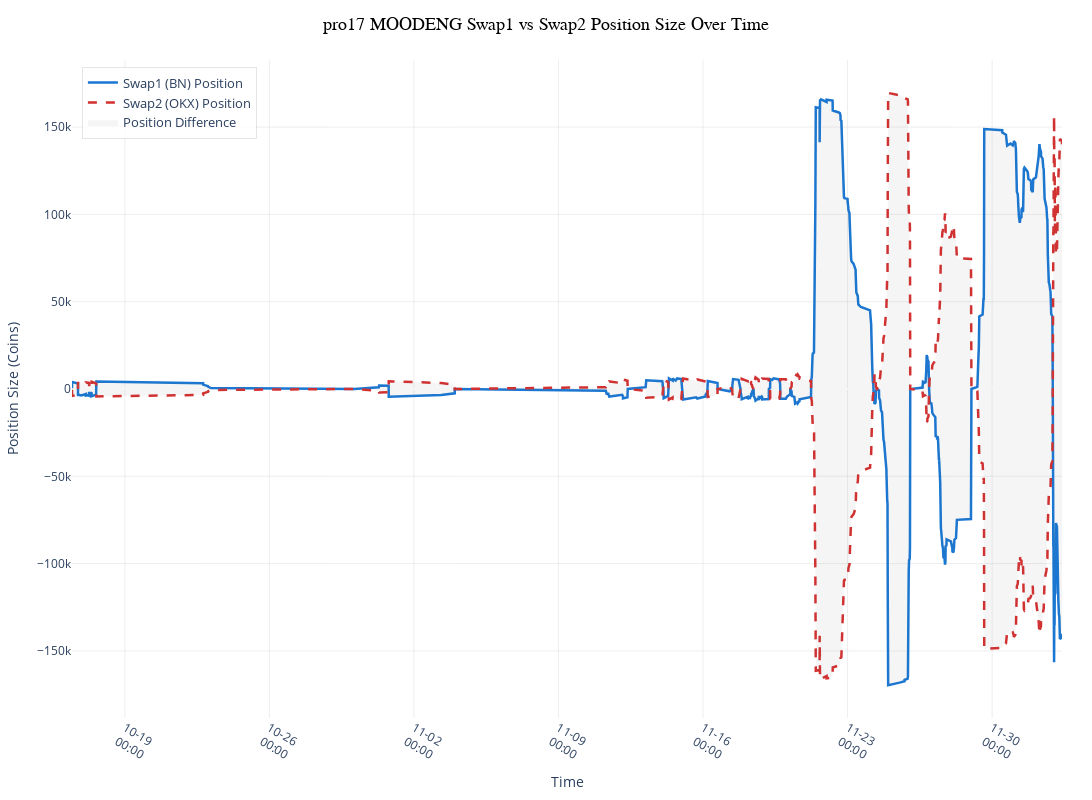

Source (notebook cell):
### Code cell
import plotly.graph_objs as go
from plotly.subplots import make_subplots
from IPython.display import display, Markdown
def parse_start_time(start_str):
    match = re.match(r'^([0-9\-:.\s]+)\s\+0800', str(start_str))
    return pd.Timestamp(match.group(1)) if match else pd.NaT

def clean_timestamp(ts):
    # 提取时间戳的主要部分（去掉CST和m=+部分）
    match = re.match(r'(\d{4}-\d{2}-\d{2}\s+\d{2}:\d{2}:\d{2}\.\d+)', str(ts))
    if match:
        return match.group(1)
    return ts

df_open = df_open[df_open['start'].astype(str).str.contains(r'\d{4}-\d{2}-\d{2}')]
df_close = df_close[df_close['start'].astype(str).str.contains(r'\d{4}-\d{2}-\d{2}')]
# df_open['start'] = df_open['start'].apply(parse_start_time)
# df_close['start'] = df_close['start'].apply(parse_start_time)
# 转换时间戳为datetime对象
df_open['start'] = pd.to_datetime([clean_timestamp(ts) for ts in df_open['start']])
df_open['end'] = pd.to_datetime([clean_timestamp(ts) for ts in df_open['end']])
df_close['start'] = pd.to_datetime([clean_timestamp(ts) for ts in df_close['start']])
df_close['end'] = pd.to_datetime([clean_timestamp(ts) for ts in df_close['end']])

# 定义方向转换函数
def get_position_multiplier(side):
    if side in ['buy', 'closeShort']:
        return 1
    elif side in ['sell', 'closeLong']:
        return -1
    else:
        return 0
        
for c in ['swap2_deal_amount','swap1_deal_amount']:
    if c in df_close.columns:
        df_close[c] = pd.to_numeric(df_close[c], errors='coerce')
    if c in df_open.columns:
        df_open[c] = pd.to_numeric(df_open[c], errors='coerce')

# 创建包含 Swap1 和 Swap2 的时间序列
all_times_both = pd.concat([
    # Swap1 和 Swap2 开仓
    pd.DataFrame({
        'time': df_open['start'],
        'amount1': df_open['swap1_deal_amount'] * df_open['swap1_side'].map(get_position_multiplier),
        'amount2': df_open['swap2_deal_amount'] * df_open['swap2_side'].map(get_position_multiplier),
        'type': 'open'
    }),
    # Swap1 和 Swap2 平仓
    pd.DataFrame({
        'time': df_close['start'],
        'amount1': df_close['swap1_deal_amount'] * df_close['swap1_side'].map(get_position_multiplier),
        'amount2': df_close['swap2_deal_amount'] * df_close['swap2_side'].map(get_position_multiplier),
        'type': 'close'
    })
]).sort_values('time')

all_times_both['amount1'] = all_times_both['amount1'].astype(float)
all_times_both['amount2'] = all_times_both['amount2'].astype(float)

# 将 time 列转为 pandas 的 datetime 类型（如果还没转的话），再转为时间戳（秒）
all_times_both['time'] = pd.to_datetime(all_times_both['time'])
all_times_both['timestamp'] = all_times_both['time'].astype('int64') // 10**9  # 秒级时间戳

# 计算两个合约的累计持仓
all_times_both['cumulative_position1'] = all_times_both['amount1'].cumsum()
all_times_both['cumulative_position2'] = all_times_both['amount2'].cumsum()

# 用plotly画
fig = go.Figure()

fig.add_trace(go.Scatter(
    x=all_times_both['time'],
    y=all_times_both['cumulative_position1'],
    mode='lines',
    name='Swap1 (BN) Position',
    line=dict(color='#1976D2', width=2.5)
))

fig.add_trace(go.Scatter(
    x=all_times_both['time'],
    y=all_times_both['cumulative_position2'],
    mode='lines',
    name='Swap2 (OKX) Position',
    line=dict(color='#D32F2F', width=2.5, dash='dash')
))

# 填充仓位之间的区域
fig.add_trace(go.Scatter(
    x=pd.concat([all_times_both['time'], all_times_both['time'][::-1]]),
    y=pd.concat([all_times_both['cumulative_position1'], all_times_both['cumulative_position2'][::-1]]),
    fill='toself',
    fillcolor='rgba(128,128,128,0.08)',
    line=dict(color='rgba(255,255,255,0)'),
    hoverinfo='skip',
    name='Position Difference',
    showlegend=True
))

fig.update_layout(
    title=dict(
        text=f'{Env} {symbol} Swap1 vs Swap2 Position Size Over Time',
        font=dict(size=18, family='Arial', color='black'),
        x=0.5
    ),
    xaxis=dict(
        title='Time',
        tickformat='%m-%d<br>%H:%M',
        tickangle=30,
        showgrid=True,
        gridcolor='rgba(200,200,200,0.3)',
        type='date'
    ),
    yaxis=dict(
        title='Position Size (Coins)',
        showgrid=True,
        gridcolor='rgba(200,200,200,0.3)'
    ),
    legend=dict(
        orientation='v',
        x=0.01,
        y=0.99,
        bgcolor='rgba(255,255,255,0.8)',
        bordercolor='rgba(0,0,0,0.1)',
        borderwidth=1,
        font=dict(size=13)
    ),
    margin=dict(l=60, r=30, t=60, b=60),
    plot_bgcolor='white',
    width=1500,
    height=800
)

fig.show()

# 打印一些基本统计信息
display(Markdown(f"""
**Swap1 统计:**
- 最大持仓量: `{all_times_both['cumulative_position1'].max():.4f}`
- 最小持仓量: `{all_times_both['cumulative_position1'].min():.4f}`
- 平均持仓量: `{all_times_both['cumulative_position1'].mean():.4f}`

**Swap2 统计:**
- 最大持仓量: `{all_times_both['cumulative_position2'].max():.4f}`
- 最小持仓量: `{all_times_both['cumulative_position2'].min():.4f}`
- 平均持仓量: `{all_times_both['cumulative_position2'].mean():.4f}`
"""))

# 检查对称性
position_diff = all_times_both['cumulative_position1'] + all_times_both['cumulative_position2']
display(Markdown(f"""
**仓位对称性检查:**
- 仓位之和的最大偏差: `{position_diff.abs().max():.8f}`
- 仓位之和的平均偏差: `{position_diff.abs().mean():.8f}`
"""))

### Figure 1 — Plotly figure (JSON) as saved in the notebook; plotly's stock layout.template omitted (floating-point values rounded to 4 significant figures; data arrays with more than 128 entries replaced by an {"elided": "..."} marker saying what was removed)
{"data": [{"line": {"color": "#1976D2", "width": 2.5}, "mode": "lines", "name": "Swap1 (BN) Position", "type": "scatter", "x": {"elided": "2089 str values"}, "y": {"elided": "2089 int values"}}, {"line": {"color": "#D32F2F", "dash": "dash", "width": 2.5}, "mode": "lines", "name": "Swap2 (OKX) Position", "type": "scatter", "x": {"elided": "2089 str values"}, "y": {"elided": "2089 int values"}}, {"fill": "toself", "fillcolor": "rgba(128,128,128,0.08)", "hoverinfo": "skip", "line": {"color": "rgba(255,255,255,0)"}, "name": "Position Difference", "showlegend": true, "type": "scatter", "x": {"elided": "4178 str values"}, "y": {"elided": "4178 int values"}}], "layout": {"height": 800, "legend": {"bgcolor": "rgba(255,255,255,0.8)", "bordercolor": "rgba(0,0,0,0.1)", "borderwidth": 1, "font": {"size": 13}, "orientation": "v", "x": 0.01, "y": 0.99}, "margin": {"b": 60, "l": 60, "r": 30, "t": 60}, "plot_bgcolor": "white", "title": {"font": {"color": "black", "family": "Arial", "size": 18}, "text": "pro17 MOODENG Swap1 vs Swap2 Position Size Over Time", "x": 0.5}, "width": 1500, "xaxis": {"gridcolor": "rgba(200,200,200,0.3)", "showgrid": true, "tickangle": 30, "tickformat": "%m-%d<br>%H:%M", "title": {"text": "Time"}, "type": "date"}, "yaxis": {"gridcolor": "rgba(200,200,200,0.3)", "showgrid": true, "title": {"text": "Position Size (Coins)"}}}}
